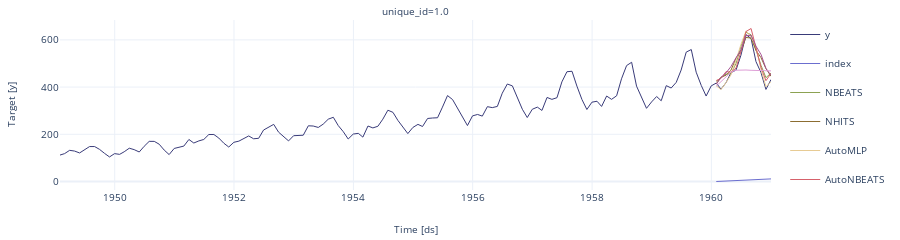

The code cell stored with this chart in its notebook:
### Code cell
sf.plot(df,forecasts_df_neural,engine='plotly')

### Figure 1 — Plotly figure (JSON) as saved in the notebook; plotly's stock layout.template omitted (floating-point values rounded to 4 significant figures; data arrays with more than 128 entries replaced by an {"elided": "..."} marker saying what was removed)
{"data": [{"legendgroup": "y", "line": {"color": "#393b79", "width": 1}, "mode": "lines", "name": "y", "showlegend": true, "type": "scatter", "x": {"elided": "156 str values"}, "xaxis": "x", "y": {"elided": "156 int values"}, "yaxis": "y"}, {"legendgroup": "index", "line": {"color": "#6b6ecf", "width": 1}, "mode": "lines", "name": "index", "showlegend": true, "type": "scatter", "x": {"elided": "156 str values"}, "xaxis": "x", "y": {"elided": "156 int values"}, "yaxis": "y"}, {"legendgroup": "NBEATS", "line": {"color": "#8ca252", "width": 1}, "mode": "lines", "name": "NBEATS", "showlegend": true, "type": "scatter", "x": {"elided": "156 str values"}, "xaxis": "x", "y": {"elided": "156 float values"}, "yaxis": "y"}, {"legendgroup": "NHITS", "line": {"color": "#8c6d31", "width": 1}, "mode": "lines", "name": "NHITS", "showlegend": true, "type": "scatter", "x": {"elided": "156 str values"}, "xaxis": "x", "y": {"elided": "156 float values"}, "yaxis": "y"}, {"legendgroup": "AutoMLP", "line": {"color": "#e7cb94", "width": 1}, "mode": "lines", "name": "AutoMLP", "showlegend": true, "type": "scatter", "x": {"elided": "156 str values"}, "xaxis": "x", "y": {"elided": "156 float values"}, "yaxis": "y"}, {"legendgroup": "AutoNBEATS", "line": {"color": "#d6616b", "width": 1}, "mode": "lines", "name": "AutoNBEATS", "showlegend": true, "type": "scatter", "x": {"elided": "156 str values"}, "xaxis": "x", "y": {"elided": "156 float values"}, "yaxis": "y"}, {"legendgroup": "AutoNHITS", "line": {"color": "#a55194", "width": 1}, "mode": "lines", "name": "AutoNHITS", "showlegend": true, "type": "scatter", "x": {"elided": "156 str values"}, "xaxis": "x", "y": {"elided": "156 float values"}, "yaxis": "y"}, {"legendgroup": "AutoTFT", "line": {"color": "#de9ed6", "width": 1}, "mode": "lines", "name": "AutoTFT", "showlegend": true, "type": "scatter", "x": {"elided": "156 str values"}, "xaxis": "x", "y": {"elided": "156 float values"}, "yaxis": "y"}], "layout": {"annotations": [{"font": {"size": 10}, "showarrow": false, "text": "unique_id=1.0", "x": 0.5, "xanchor": "center", "xref": "paper", "y": 1, "yanchor": "bottom", "yref": "paper"}, {"font": {"size": 10}, "showarrow": false, "text": "Time [ds]", "x": 0.5, "xanchor": "center", "xref": "paper", "y": 0, "yanchor": "top", "yref": "paper", "yshift": -30}, {"font": {"size": 10}, "showarrow": false, "text": "Target [y]", "textangle": -90, "x": 0, "xanchor": "right", "xref": "paper", "xshift": -40, "y": 0.5, "yanchor": "middle", "yref": "paper"}], "autosize": true, "font": {"size": 10}, "height": 200, "margin": {"b": 50, "l": 60, "r": 10, "t": 20}, "xaxis": {"anchor": "y", "domain": [0, 1], "showticklabels": true, "visible": true}, "yaxis": {"anchor": "x", "domain": [0, 1]}}}
